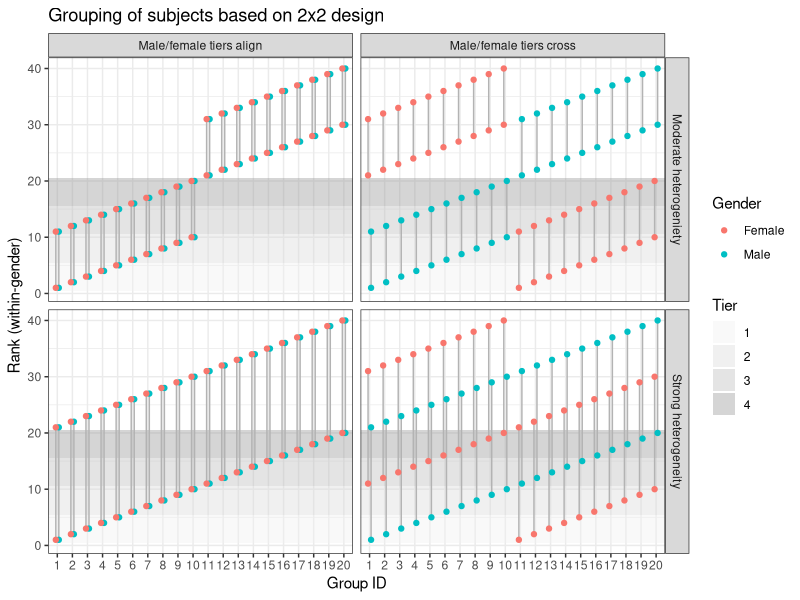

Generate this figure with R:
#make groups 2026-11-04
#Rob Franken

rm(list=ls())
gc()

library(tidyverse)
library(ggplot2)

# function to sort subjects into groups, based on their discrimination attribution score [-10; 10]
# arguments are lists of male/female scores
# and the treatment for a 2x2 factorial design (heterogeneity x alignment

fcreategroups <- function(op_men, op_women,
                          heterogeneity = c("moderate", "strong"), #how much are men's/women's tiers mixed (pairing from adjacent or non-adjacent tiers)
                          alignment = c("aligned", "crossed")) { #whether women's tiers align with men's tiers or are reversed
  
  heterogeneity <- match.arg(heterogeneity)
  alignment <- match.arg(alignment)
  
  #heterogeneity = "moderate"
  #alignment = "crossed"
  
  if (length(op_men) != length(op_women)) stop("Number of men and women must be equal")
  
  N <- length(op_men)
  if (N %% 4 != 0) stop("N must be divisible by 4")
  
  n_per_tier <- N / 4
  
  # rank individuals within gender
  men_order <- order(op_men)
  women_order <- order(op_women)
  
  # split into 4 tiers
  split_tiers <- function(order_vec) split(order_vec, rep(1:4, each = n_per_tier))
  men_tiers <- split_tiers(men_order)
  women_tiers <- split_tiers(women_order)
  
  # define tier pairings for men
  # if heterogeneity is moderate, we pair men/women from adjacent tiers [e.g., the highest-ranked man-woman pair from tier 1 (3) is paired with the highest-ranked man-woman pair from tier 2 (4)] 
  # if heterogeneity is strong, we pair men/women from non-adjacent tiers [e.g., the highest-ranked man-woman pair from tier 1 (2) are paired with the highest-ranked man-woman pair from tier 3 (4)] 
  men_pairs <- if(heterogeneity == "moderate") list(c(1,2), c(3,4)) else list(c(1,3), c(2,4))
  
  # tier mapping for women
  women_map <- if(alignment == "aligned") 1:4 else c(4,3,2,1)
  
  groups <- list()
  g <- 1
  
  # loop through tier-pairs and within-tier ranks
  for(pair in men_pairs){ 
    # select subjects:
    # i-th ranked man in tier t1
    # i-th ranked man in tier t2
    # i-th ranked woman in mapped tier wt1
    # i-th ranked woman in mapped tier wt2
    
    t1 <- pair[1]; t2 <- pair[2]
    wt1 <- women_map[t1]; wt2 <- women_map[t2]
    
    for(i in 1:n_per_tier){
      ids <- c(
        men_tiers[[t1]][i], men_tiers[[t2]][i],
        women_tiers[[wt1]][i], women_tiers[[wt2]][i]
      )
      
      # assign rank within gender based on original ordering
      rank_within_gender <- c(
        match(men_tiers[[t1]][i], men_order),
        match(men_tiers[[t2]][i], men_order),
        match(women_tiers[[wt1]][i], women_order),
        match(women_tiers[[wt2]][i], women_order)
      )
      
      tier <- ceiling(rank_within_gender / n_per_tier)
      
      groups[[g]] <- data.frame(
        group_id = g,
        id = ids,
        gender = c("Male","Male","Female","Female"),
        opinion = c(op_men[ids[1:2]], op_women[ids[3:4]]),
        rank_within_gender = rank_within_gender,
        tier = tier
      )
      g <- g + 1
    }
  }
  
  do.call(rbind, groups)
}

#### test

set.seed(123) 

# 1. simulate scores for 20 men and 20 women [-10,10]
N <- 40
op_men <- sample(-10:10, N, replace = TRUE)
op_women <- sample(-10:10, N, replace = TRUE)

# 2. define treatments
treatments <- expand.grid(
  heterogeneity = c("moderate", "strong"),
  alignment = c("aligned", "crossed"),
  stringsAsFactors = FALSE
)

# 3. generate groups for each treatment

fcreategroups(op_men, op_women, "moderate", "crossed")

all_groups <- lapply(1:nrow(treatments), function(i) {
  fcreategroups(
    op_men = op_men,
    op_women = op_women,
    heterogeneity = treatments$heterogeneity[i],
    alignment = treatments$alignment[i]
  ) %>%
    mutate(
      heterogeneity = treatments$heterogeneity[i],
      alignment = treatments$alignment[i]
    )
}) %>% bind_rows()


# adjust factor labels
all_groups <- all_groups %>%
  mutate(
    heterogeneity = factor(heterogeneity, levels = c("moderate", "strong"),
                           labels = c("Moderate heterogeniety", "Strong heterogeneity")),
    alignment = factor(alignment, levels = c("aligned", "crossed"),
                       labels = c("Male/female tiers align", "Male/female tiers cross"))
  )

#plot:
tier_shades <- data.frame(
  ymin = c(1, 6, 11, 16) - 0.5, 
  ymax = c(5, 10, 15, 20) + 0.5, 
  tier = factor(1:4)
)
tier_colors <- c("#f0f0f0", "#d9d9d9", "#bdbdbd", "#969696")


p <- ggplot(all_groups, aes(x = factor(group_id), y = rank_within_gender, color = gender)) +
  geom_rect(
    data = tier_shades,
    aes(xmin = -Inf, xmax = Inf, ymin = ymin, ymax = ymax, fill = tier),
    inherit.aes = FALSE,
    alpha = 0.4
  ) +
  geom_line(aes(group = interaction(group_id, gender)), color = "grey70",
            position = position_dodge(width = 0.4)) +
  geom_point(size = 1.5, position = position_dodge(width = 0.4)) +
  facet_grid(heterogeneity ~ alignment) +
  labs(
    x = "Group ID",
    y = "Rank (within-gender)",
    color = "Gender",
    fill = "Tier",
    title = "Grouping of subjects based on 2x2 design"
  ) +
  theme_bw() +
  scale_fill_manual(values = tier_colors)

p

ggsave("grouping_plot.png", plot = p, width = 8, height = 6, dpi = 300)
